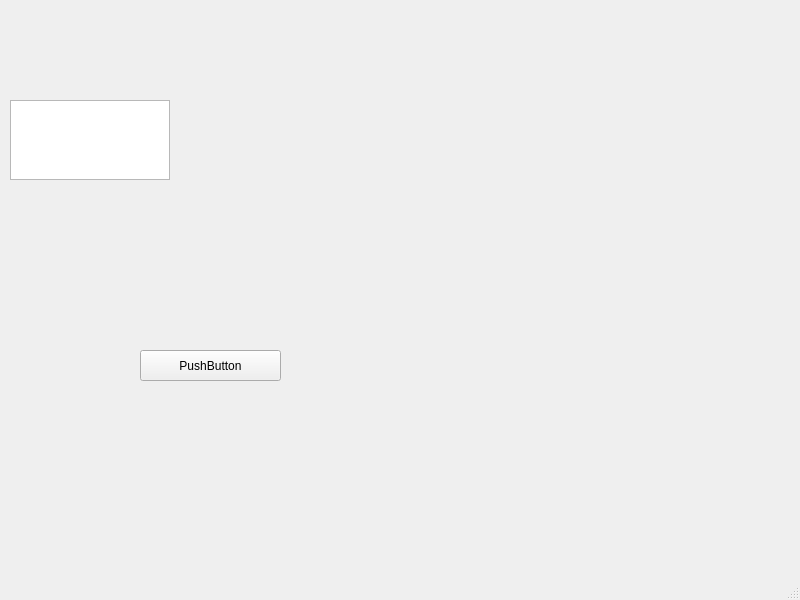
<?xml version="1.0" encoding="UTF-8"?>
<ui version="4.0">
 <class>MainWindow</class>
 <widget class="QMainWindow" name="MainWindow">
  <property name="geometry">
   <rect>
    <x>0</x>
    <y>0</y>
    <width>800</width>
    <height>600</height>
   </rect>
  </property>
  <property name="windowTitle">
   <string>MainWindow</string>
  </property>
  <widget class="QWidget" name="centralwidget">
   <widget class="QPushButton" name="pushButton">
    <property name="geometry">
     <rect>
      <x>140</x>
      <y>350</y>
      <width>141</width>
      <height>31</height>
     </rect>
    </property>
    <property name="text">
     <string>PushButton</string>
    </property>
   </widget>
   <widget class="QWidget" name="verticalLayoutWidget">
    <property name="geometry">
     <rect>
      <x>10</x>
      <y>100</y>
      <width>160</width>
      <height>80</height>
     </rect>
    </property>
    <layout class="QVBoxLayout" name="verticalLayout">
     <item>
      <widget class="QTreeView" name="treeView"/>
     </item>
    </layout>
   </widget>
  </widget>
  <widget class="QMenuBar" name="menubar">
   <property name="geometry">
    <rect>
     <x>0</x>
     <y>0</y>
     <width>800</width>
     <height>20</height>
    </rect>
   </property>
  </widget>
  <widget class="QStatusBar" name="statusbar"/>
 </widget>
 <resources/>
 <connections/>
</ui>
